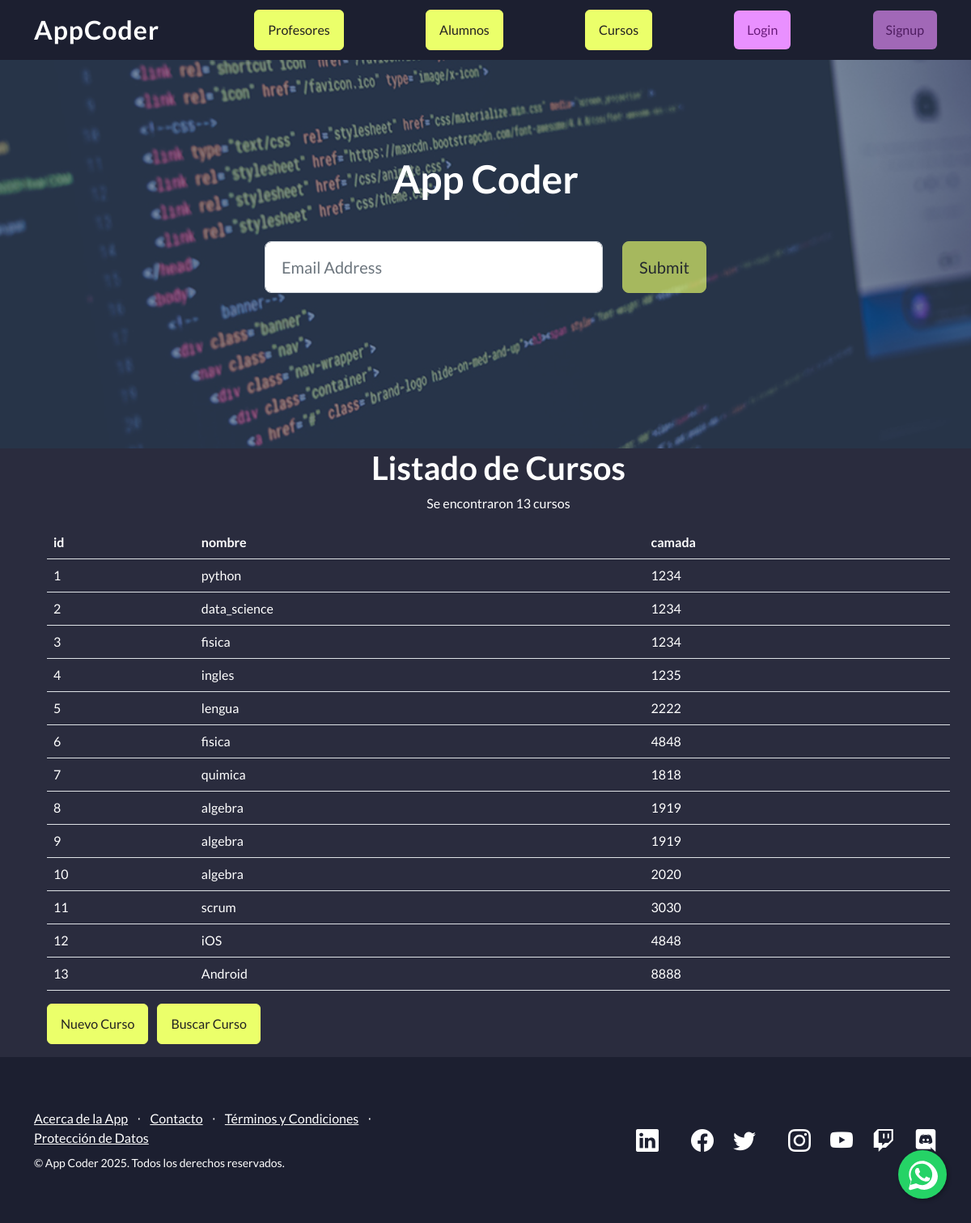
The app's page /AppCoder/cursos/, older data.
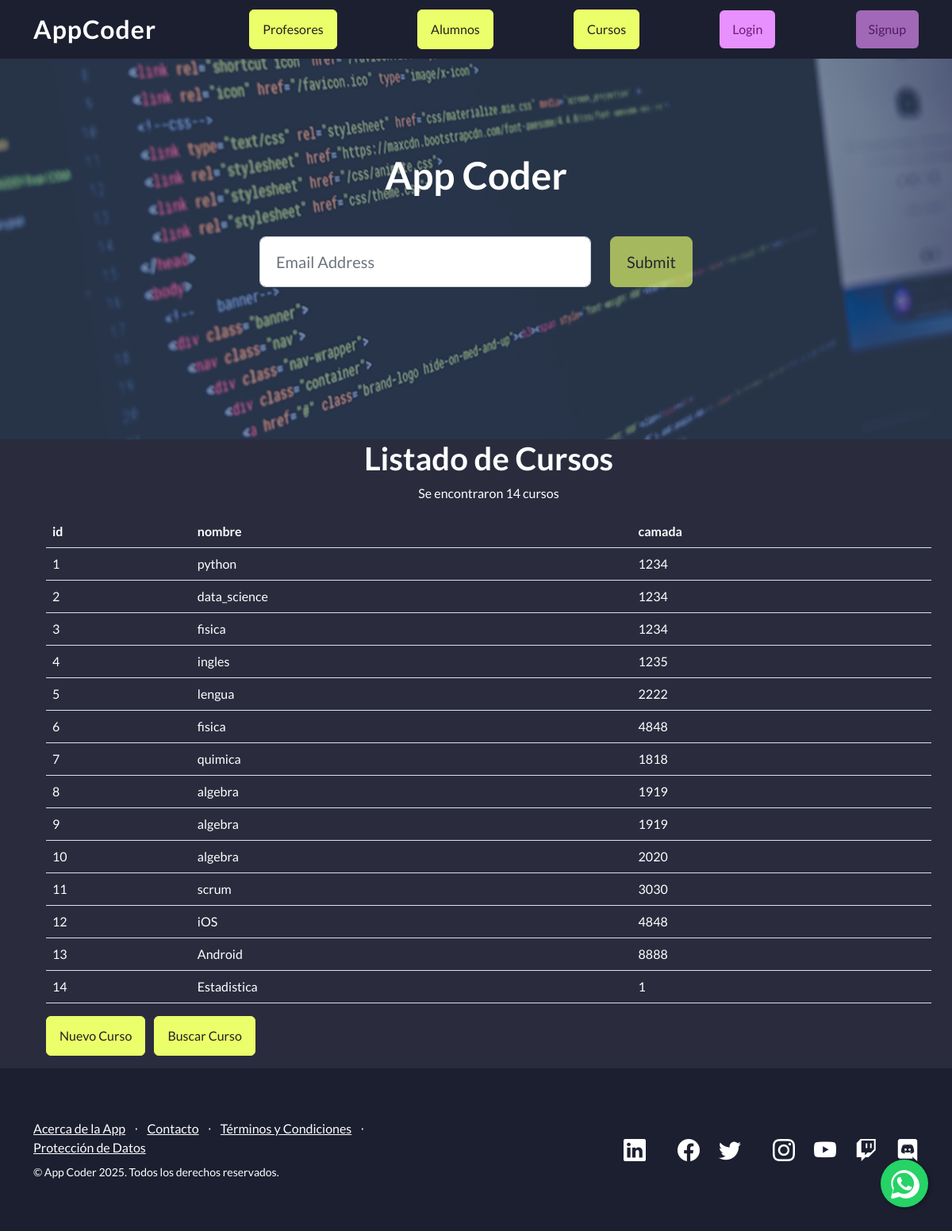
The same page, newer data.
### AppCoder/models.py (models this page shows, shortened)
class Curso(models.Model):
    nombre = models.CharField(max_length=40)
    camada = models.IntegerField()

### AppCoder/views.py (the view)
# urls.py: path('cursos/', views.cursos, name='cursos'),
def cursos(request):
    cursos_list = Curso.objects.all()
    cursos_dictionary = {
        "cursos": cursos_list
    }
    plantilla = loader.get_template("cursos.html")
    documento = plantilla.render(cursos_dictionary, request)
    return HttpResponse(documento)

### AppCoder/template/cursos.html
{% extends "padre.html" %}
{% load static %}
{% block contenido %}
<ul>
    <h1 class="text-center">Listado de Cursos</h1>
    <p class="text-center">Se encontraron {{cursos|length}} cursos</p>
    <main class="container text-white">
        <table class="table text-white">
            <tr>
                <th>id</th>
                <th>nombre</th>
                <th>camada</th>
            </tr>
            {% for curso in cursos %}
            <tr>
                <td>{{ curso.id }}</td>
                <td>{{ curso.nombre }}</td>
                <td>{{ curso.camada }}</td>
            </tr>
            {% endfor %}
        </table>
        <a href ="{% url 'curso_formulario' %}" class="btn btn-primary me-2">Nuevo Curso</a>
        <a href ="{% url 'buscar_curso' %}" class="btn btn-primary">Buscar Curso</a>
    </main>
</ul>
{% endblock %}

Row changes from the older to the newer data that the page shows:
added Curso: id "14", nombre "Estadistica", camada "1"
Text that changed along with them:
{{ cursos|length }}: "13" → "14"
